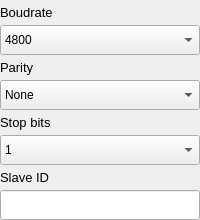
                  <widget class="QWidget" name="pageDevice">
                   <property name="sizePolicy">
                    <sizepolicy hsizetype="Preferred" vsizetype="MinimumExpanding">
                     <horstretch>0</horstretch>
                     <verstretch>0</verstretch>
                    </sizepolicy>
                   </property>
                   <property name="minimumSize">
                    <size>
                     <width>0</width>
                     <height>0</height>
                    </size>
                   </property>
                   <layout class="QVBoxLayout" name="verticalLayout_9">
                    <property name="spacing">
                     <number>0</number>
                    </property>
                    <property name="leftMargin">
                     <number>0</number>
                    </property>
                    <property name="topMargin">
                     <number>0</number>
                    </property>
                    <property name="rightMargin">
                     <number>0</number>
                    </property>
                    <property name="bottomMargin">
                     <number>0</number>
                    </property>
                    <item>
                     <widget class="QLabel" name="boudrate_combo_box_label">
                      <property name="minimumSize">
                       <size>
                        <width>0</width>
                        <height>25</height>
                       </size>
                      </property>
                      <property name="maximumSize">
                       <size>
                        <width>16777215</width>
                        <height>25</height>
                       </size>
                      </property>
                      <property name="font">
                       <font>
                        <pointsize>10</pointsize>
                       </font>
                      </property>
                      <property name="text">
                       <string>Boudrate</string>
                      </property>
                     </widget>
                    </item>
                    <item>
                     <widget class="QComboBox" name="boudrate_combo_box">
                      <property name="minimumSize">
                       <size>
                        <width>0</width>
                        <height>30</height>
                       </size>
                      </property>
                      <property name="maximumSize">
                       <size>
                        <width>16777215</width>
                        <height>30</height>
                       </size>
                      </property>
                      <item>
                       <property name="text">
                        <string>4800</string>
                       </property>
                      </item>
                      <item>
                       <property name="text">
                        <string>9600</string>
                       </property>
                      </item>
                      <item>
                       <property name="text">
                        <string>19200</string>
                       </property>
                      </item>
                      <item>
                       <property name="text">
                        <string>38400</string>
                       </property>
                      </item>
                      <item>
                       <property name="text">
                        <string>57600</string>
                       </property>
                      </item>
                      <item>
                       <property name="text">
                        <string>115200</string>
                       </property>
                      </item>
                     </widget>
                    </item>
                    <item>
                     <widget class="QLabel" name="parity_combo_box_label">
                      <property name="minimumSize">
                       <size>
                        <width>0</width>
                        <height>25</height>
                       </size>
                      </property>
                      <property name="maximumSize">
                       <size>
                        <width>16777215</width>
                        <height>25</height>
                       </size>
                      </property>
                      <property name="font">
                       <font>
                        <pointsize>10</pointsize>
                       </font>
                      </property>
                      <property name="text">
                       <string>Parity</string>
                      </property>
                     </widget>
                    </item>
                    <item>
                     <widget class="QComboBox" name="parity_combo_box">
                      <property name="minimumSize">
                       <size>
                        <width>0</width>
                        <height>30</height>
                       </size>
                      </property>
                      <property name="maximumSize">
                       <size>
                        <width>16777215</width>
                        <height>30</height>
                       </size>
                      </property>
                      <item>
                       <property name="text">
                        <string>None</string>
                       </property>
                      </item>
                      <item>
                       <property name="text">
                        <string>Even</string>
                       </property>
                      </item>
                      <item>
                       <property name="text">
                        <string>Odd</string>
                       </property>
                      </item>
                     </widget>
                    </item>
                    <item>
                     <widget class="QLabel" name="stopbits_combo_box_label">
                      <property name="minimumSize">
                       <size>
                        <width>0</width>
                        <height>25</height>
                       </size>
                      </property>
                      <property name="maximumSize">
                       <size>
                        <width>16777215</width>
                        <height>25</height>
                       </size>
                      </property>
                      <property name="font">
                       <font>
                        <pointsize>10</pointsize>
                       </font>
                      </property>
                      <property name="text">
                       <string>Stop bits</string>
                      </property>
                     </widget>
                    </item>
                    <item>
                     <widget class="QComboBox" name="stopbits_combo_box">
                      <property name="minimumSize">
                       <size>
                        <width>0</width>
                        <height>30</height>
                       </size>
                      </property>
                      <property name="maximumSize">
                       <size>
                        <width>16777215</width>
                        <height>30</height>
                       </size>
                      </property>
                      <item>
                       <property name="text">
                        <string>1</string>
                       </property>
                      </item>
                      <item>
                       <property name="text">
                        <string>2</string>
                       </property>
                      </item>
                     </widget>
                    </item>
                    <item>
                     <widget class="QLabel" name="slave_id_line_edit_label">
                      <property name="minimumSize">
                       <size>
                        <width>0</width>
                        <height>25</height>
                       </size>
                      </property>
                      <property name="maximumSize">
                       <size>
                        <width>16777215</width>
                        <height>25</height>
                       </size>
                      </property>
                      <property name="font">
                       <font>
                        <pointsize>10</pointsize>
                       </font>
                      </property>
                      <property name="text">
                       <string>Slave ID</string>
                      </property>
                     </widget>
                    </item>
                    <item>
                     <widget class="AqSlaveIdLineEdit" name="slave_id_line_edit">
                      <property name="minimumSize">
                       <size>
                        <width>0</width>
                        <height>30</height>
                       </size>
                      </property>
                      <property name="maximumSize">
                       <size>
                        <width>16777215</width>
                        <height>30</height>
                       </size>
                      </property>
                     </widget>
                    </item>
                   </layout>
                  </widget>
